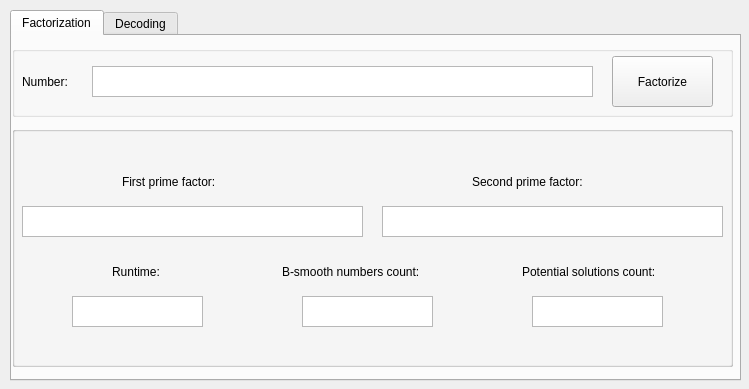
<?xml version="1.0" encoding="UTF-8"?>
<ui version="4.0">
 <class>MainWindow</class>
 <widget class="QMainWindow" name="MainWindow">
  <property name="geometry">
   <rect>
    <x>0</x>
    <y>0</y>
    <width>749</width>
    <height>389</height>
   </rect>
  </property>
  <property name="windowTitle">
   <string>Factorization of large integer numbers</string>
  </property>
  <widget class="QWidget" name="centralwidget">
   <widget class="QTabWidget" name="tabWidget">
    <property name="geometry">
     <rect>
      <x>10</x>
      <y>10</y>
      <width>731</width>
      <height>371</height>
     </rect>
    </property>
    <property name="font">
     <font>
      <pointsize>9</pointsize>
     </font>
    </property>
    <property name="currentIndex">
     <number>0</number>
    </property>
    <widget class="QWidget" name="tab">
     <attribute name="title">
      <string>Factorization</string>
     </attribute>
     <widget class="QGroupBox" name="groupBox">
      <property name="geometry">
       <rect>
        <x>0</x>
        <y>10</y>
        <width>721</width>
        <height>71</height>
       </rect>
      </property>
      <property name="font">
       <font>
        <pointsize>1</pointsize>
       </font>
      </property>
      <property name="title">
       <string/>
      </property>
      <widget class="QLabel" name="label">
       <property name="geometry">
        <rect>
         <x>10</x>
         <y>20</y>
         <width>91</width>
         <height>31</height>
        </rect>
       </property>
       <property name="font">
        <font>
         <pointsize>9</pointsize>
        </font>
       </property>
       <property name="text">
        <string>Number:</string>
       </property>
      </widget>
      <widget class="QPlainTextEdit" name="factorNumberText">
       <property name="geometry">
        <rect>
         <x>80</x>
         <y>20</y>
         <width>501</width>
         <height>31</height>
        </rect>
       </property>
       <property name="font">
        <font>
         <pointsize>9</pointsize>
        </font>
       </property>
      </widget>
      <widget class="QPushButton" name="factorizeButton">
       <property name="geometry">
        <rect>
         <x>600</x>
         <y>10</y>
         <width>101</width>
         <height>51</height>
        </rect>
       </property>
       <property name="font">
        <font>
         <pointsize>9</pointsize>
        </font>
       </property>
       <property name="text">
        <string>Factorize</string>
       </property>
      </widget>
     </widget>
     <widget class="QGroupBox" name="factorGroupBox">
      <property name="geometry">
       <rect>
        <x>0</x>
        <y>90</y>
        <width>721</width>
        <height>241</height>
       </rect>
      </property>
      <property name="title">
       <string/>
      </property>
      <widget class="QLabel" name="label_2">
       <property name="geometry">
        <rect>
         <x>110</x>
         <y>40</y>
         <width>131</width>
         <height>31</height>
        </rect>
       </property>
       <property name="font">
        <font>
         <pointsize>9</pointsize>
        </font>
       </property>
       <property name="text">
        <string>First prime factor:</string>
       </property>
      </widget>
      <widget class="QPlainTextEdit" name="factorFirstPrime">
       <property name="geometry">
        <rect>
         <x>10</x>
         <y>80</y>
         <width>341</width>
         <height>31</height>
        </rect>
       </property>
       <property name="font">
        <font>
         <pointsize>9</pointsize>
        </font>
       </property>
      </widget>
      <widget class="QLabel" name="label_3">
       <property name="geometry">
        <rect>
         <x>460</x>
         <y>40</y>
         <width>151</width>
         <height>31</height>
        </rect>
       </property>
       <property name="font">
        <font>
         <pointsize>9</pointsize>
        </font>
       </property>
       <property name="text">
        <string>Second prime factor:</string>
       </property>
      </widget>
      <widget class="QPlainTextEdit" name="factorSecondPrime">
       <property name="geometry">
        <rect>
         <x>370</x>
         <y>80</y>
         <width>341</width>
         <height>31</height>
        </rect>
       </property>
       <property name="font">
        <font>
         <pointsize>9</pointsize>
        </font>
       </property>
      </widget>
      <widget class="QLabel" name="label_4">
       <property name="geometry">
        <rect>
         <x>100</x>
         <y>130</y>
         <width>61</width>
         <height>31</height>
        </rect>
       </property>
       <property name="font">
        <font>
         <pointsize>9</pointsize>
        </font>
       </property>
       <property name="text">
        <string>Runtime:</string>
       </property>
      </widget>
      <widget class="QPlainTextEdit" name="factorRuntime">
       <property name="geometry">
        <rect>
         <x>60</x>
         <y>170</y>
         <width>131</width>
         <height>31</height>
        </rect>
       </property>
       <property name="font">
        <font>
         <pointsize>9</pointsize>
        </font>
       </property>
      </widget>
      <widget class="QLabel" name="label_11">
       <property name="geometry">
        <rect>
         <x>270</x>
         <y>130</y>
         <width>181</width>
         <height>31</height>
        </rect>
       </property>
       <property name="font">
        <font>
         <pointsize>9</pointsize>
        </font>
       </property>
       <property name="text">
        <string>B-smooth numbers count:</string>
       </property>
      </widget>
      <widget class="QLabel" name="label_12">
       <property name="geometry">
        <rect>
         <x>510</x>
         <y>130</y>
         <width>181</width>
         <height>31</height>
        </rect>
       </property>
       <property name="font">
        <font>
         <pointsize>9</pointsize>
        </font>
       </property>
       <property name="text">
        <string>Potential solutions count:</string>
       </property>
      </widget>
      <widget class="QPlainTextEdit" name="factorBSmooth">
       <property name="geometry">
        <rect>
         <x>290</x>
         <y>170</y>
         <width>131</width>
         <height>31</height>
        </rect>
       </property>
       <property name="font">
        <font>
         <pointsize>9</pointsize>
        </font>
       </property>
      </widget>
      <widget class="QPlainTextEdit" name="factorSolutions">
       <property name="geometry">
        <rect>
         <x>520</x>
         <y>170</y>
         <width>131</width>
         <height>31</height>
        </rect>
       </property>
       <property name="font">
        <font>
         <pointsize>9</pointsize>
        </font>
       </property>
      </widget>
     </widget>
     <widget class="QGroupBox" name="loadingGroupBox">
      <property name="geometry">
       <rect>
        <x>0</x>
        <y>90</y>
        <width>721</width>
        <height>241</height>
       </rect>
      </property>
      <property name="title">
       <string/>
      </property>
     </widget>
     <zorder>loadingGroupBox</zorder>
     <zorder>groupBox</zorder>
     <zorder>factorGroupBox</zorder>
    </widget>
    <widget class="QWidget" name="tab_2">
     <attribute name="title">
      <string>Decoding</string>
     </attribute>
     <widget class="QGroupBox" name="groupBox_3">
      <property name="geometry">
       <rect>
        <x>0</x>
        <y>10</y>
        <width>721</width>
        <height>131</height>
       </rect>
      </property>
      <property name="font">
       <font>
        <pointsize>1</pointsize>
       </font>
      </property>
      <property name="title">
       <string/>
      </property>
      <widget class="QLabel" name="label_5">
       <property name="geometry">
        <rect>
         <x>10</x>
         <y>10</y>
         <width>91</width>
         <height>31</height>
        </rect>
       </property>
       <property name="font">
        <font>
         <pointsize>9</pointsize>
        </font>
       </property>
       <property name="text">
        <string>Number:</string>
       </property>
      </widget>
      <widget class="QPlainTextEdit" name="decodeNumberText">
       <property name="geometry">
        <rect>
         <x>120</x>
         <y>10</y>
         <width>461</width>
         <height>31</height>
        </rect>
       </property>
       <property name="font">
        <font>
         <pointsize>9</pointsize>
        </font>
       </property>
      </widget>
      <widget class="QPushButton" name="decodeButton">
       <property name="geometry">
        <rect>
         <x>600</x>
         <y>40</y>
         <width>101</width>
         <height>51</height>
        </rect>
       </property>
       <property name="font">
        <font>
         <pointsize>9</pointsize>
        </font>
       </property>
       <property name="text">
        <string>Decode</string>
       </property>
      </widget>
      <widget class="QLabel" name="label_6">
       <property name="geometry">
        <rect>
         <x>10</x>
         <y>50</y>
         <width>101</width>
         <height>31</height>
        </rect>
       </property>
       <property name="font">
        <font>
         <pointsize>9</pointsize>
        </font>
       </property>
       <property name="text">
        <string>Public key (e):</string>
       </property>
      </widget>
      <widget class="QPlainTextEdit" name="decodePublicKey">
       <property name="geometry">
        <rect>
         <x>120</x>
         <y>50</y>
         <width>461</width>
         <height>31</height>
        </rect>
       </property>
       <property name="font">
        <font>
         <pointsize>9</pointsize>
        </font>
       </property>
      </widget>
      <widget class="QLabel" name="label_7">
       <property name="geometry">
        <rect>
         <x>10</x>
         <y>90</y>
         <width>101</width>
         <height>31</height>
        </rect>
       </property>
       <property name="font">
        <font>
         <pointsize>9</pointsize>
        </font>
       </property>
       <property name="text">
        <string>Secret word:</string>
       </property>
      </widget>
      <widget class="QPlainTextEdit" name="decodeSecretWord">
       <property name="geometry">
        <rect>
         <x>120</x>
         <y>90</y>
         <width>461</width>
         <height>31</height>
        </rect>
       </property>
       <property name="font">
        <font>
         <pointsize>9</pointsize>
        </font>
       </property>
      </widget>
     </widget>
     <widget class="QGroupBox" name="decodeGroupBox">
      <property name="geometry">
       <rect>
        <x>0</x>
        <y>150</y>
        <width>721</width>
        <height>181</height>
       </rect>
      </property>
      <property name="title">
       <string/>
      </property>
      <widget class="QLabel" name="label_8">
       <property name="geometry">
        <rect>
         <x>110</x>
         <y>0</y>
         <width>131</width>
         <height>31</height>
        </rect>
       </property>
       <property name="font">
        <font>
         <pointsize>9</pointsize>
        </font>
       </property>
       <property name="text">
        <string>First prime factor:</string>
       </property>
      </widget>
      <widget class="QPlainTextEdit" name="decodeFirstPrime">
       <property name="geometry">
        <rect>
         <x>10</x>
         <y>40</y>
         <width>341</width>
         <height>31</height>
        </rect>
       </property>
       <property name="font">
        <font>
         <pointsize>9</pointsize>
        </font>
       </property>
      </widget>
      <widget class="QLabel" name="label_9">
       <property name="geometry">
        <rect>
         <x>460</x>
         <y>0</y>
         <width>151</width>
         <height>31</height>
        </rect>
       </property>
       <property name="font">
        <font>
         <pointsize>9</pointsize>
        </font>
       </property>
       <property name="text">
        <string>Second prime factor:</string>
       </property>
      </widget>
      <widget class="QPlainTextEdit" name="decodeSecondPrime">
       <property name="geometry">
        <rect>
         <x>370</x>
         <y>40</y>
         <width>341</width>
         <height>31</height>
        </rect>
       </property>
       <property name="font">
        <font>
         <pointsize>9</pointsize>
        </font>
       </property>
      </widget>
      <widget class="QLabel" name="label_10">
       <property name="geometry">
        <rect>
         <x>50</x>
         <y>90</y>
         <width>111</width>
         <height>31</height>
        </rect>
       </property>
       <property name="font">
        <font>
         <pointsize>9</pointsize>
        </font>
       </property>
       <property name="text">
        <string>Runtime:</string>
       </property>
      </widget>
      <widget class="QPlainTextEdit" name="decodeRuntime">
       <property name="geometry">
        <rect>
         <x>10</x>
         <y>130</y>
         <width>131</width>
         <height>31</height>
        </rect>
       </property>
       <property name="font">
        <font>
         <pointsize>9</pointsize>
        </font>
       </property>
      </widget>
      <widget class="QLabel" name="label_13">
       <property name="geometry">
        <rect>
         <x>200</x>
         <y>90</y>
         <width>131</width>
         <height>31</height>
        </rect>
       </property>
       <property name="font">
        <font>
         <pointsize>9</pointsize>
        </font>
       </property>
       <property name="text">
        <string>Private key (d):</string>
       </property>
      </widget>
      <widget class="QLabel" name="label_14">
       <property name="geometry">
        <rect>
         <x>480</x>
         <y>90</y>
         <width>131</width>
         <height>31</height>
        </rect>
       </property>
       <property name="font">
        <font>
         <pointsize>9</pointsize>
        </font>
       </property>
       <property name="text">
        <string>Decoded word:</string>
       </property>
      </widget>
      <widget class="QPlainTextEdit" name="decodePrivateKey">
       <property name="geometry">
        <rect>
         <x>160</x>
         <y>130</y>
         <width>191</width>
         <height>31</height>
        </rect>
       </property>
       <property name="font">
        <font>
         <pointsize>9</pointsize>
        </font>
       </property>
      </widget>
      <widget class="QPlainTextEdit" name="decodeDecodedWord">
       <property name="geometry">
        <rect>
         <x>370</x>
         <y>130</y>
         <width>341</width>
         <height>31</height>
        </rect>
       </property>
       <property name="font">
        <font>
         <pointsize>9</pointsize>
        </font>
       </property>
      </widget>
     </widget>
     <widget class="QGroupBox" name="loadingGroupBox2">
      <property name="geometry">
       <rect>
        <x>0</x>
        <y>150</y>
        <width>721</width>
        <height>181</height>
       </rect>
      </property>
      <property name="title">
       <string/>
      </property>
     </widget>
    </widget>
   </widget>
  </widget>
 </widget>
 <resources/>
 <connections/>
</ui>
